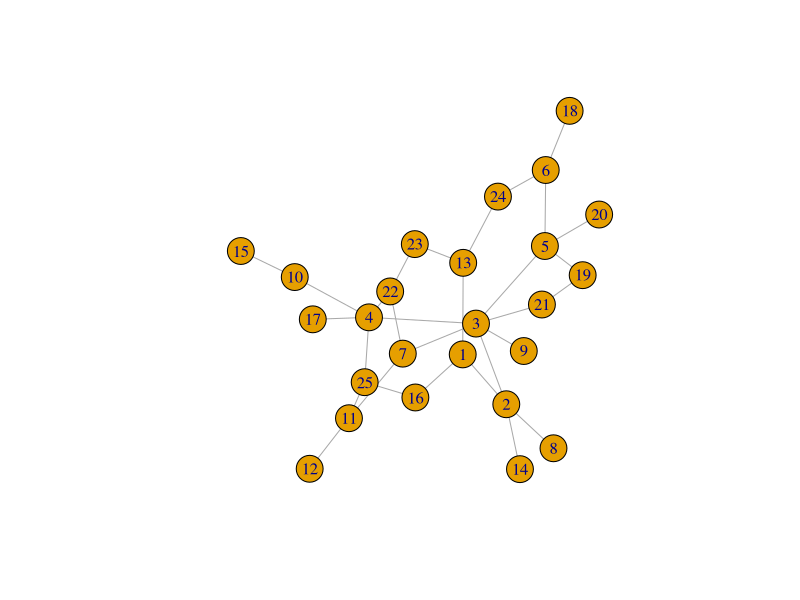
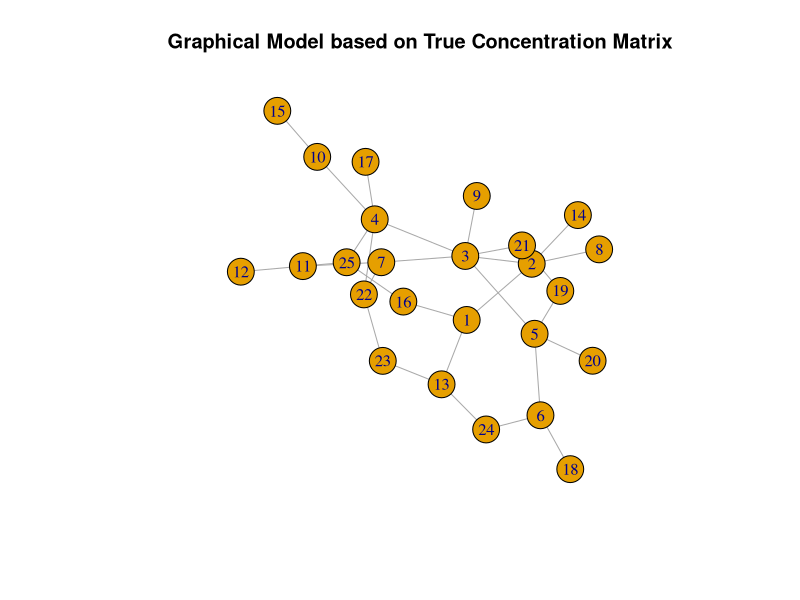

These charts were generated, in order, by the following R code: (Note: this script raises an error after producing the figures.)

library(igraph)
library(MASS)
library(matrixcalc)
set.seed(12345)
p = 25
OMEGA = 0
# Here I generate the graph of scale-free network
# thats created by that barabasi algorithm

c <- rep(1,25)
c[c(21,22,23,24)] <- 2
c[25] <- 3

sf.graph <- barabasi.game(25,power=1,out.seq=c,directed=FALSE)
plot(sf.graph)


# Then I get a proper adjacency matrix out of it
sf.adj <- get.adjacency(sf.graph)
sf.adj <- ifelse(as.matrix(sf.adj)==1,1,0)
diag(sf.adj) <- 1

# Here I put random values in place of '1' in the matrix
m <- sf.adj[sf.adj==1]
sf.adj[sf.adj==1] <- runif(length(m),1,2)

# Here I symmetrize the matrix
sf.adj <- sf.adj + t(sf.adj)
diag(sf.adj) <- 1

# That your OMEGA
OMEGA <- sf.adj

#Here is where you try to make it positive definite
is.positive.definite(OMEGA)

d <- max(eigen(OMEGA)$value)
while(min(eigen(OMEGA)$value) <= 0){
    OMEGA <- OMEGA + diag(d,nrow(OMEGA))
d <- max(eigen(OMEGA)$value)}


#Thats the SIGMA, also checking whether its pos def and symmetric, to be sure
SIGMA <- chol2inv(OMEGA)
SIGMA - t(SIGMA)

Omega1 = cov2cor(OMEGA)

(adjmatrix = (abs(Omega1)>10^(-5)))

#density
(sum(adjmatrix)-p)/(choose(p,2))

#density2
(sum(adjmatrix))/p^2

g1 = graph.adjacency(adjmatrix, mode=c("max"), diag=FALSE)
plot(g1,main="Graphical Model based on True Concentration Matrix")


dim  = 25
mu = rep(0,dim)
n = 130
Y = mvrnorm(n, mu, Sigma1, tol = 1e-6, empirical = FALSE, EISPACK = FALSE)
p = dim
Y = scale(Y, center = TRUE, scale = TRUE)

(frobeniusnorm = 0)
(fp = 0)
(fn = 0)


for(k in 1:20){
(omegahat = diag(p))
(allnodes = seq(1:p))
for(node in 1:p){
    (y = Y[,node])
    (allothernodes = setdiff(allnodes,node))
    (X = Y[,allothernodes])
    (betaold = matrix(0,dim(X)[2],1))
    
    stepsize = 0.0001
    lambda = 6*(k-1)
    iter = 1
    maxIter = 10000
    delta = 10^(-5)
    eps = 1
    while(iter<maxIter && eps>delta){
        (betanew = betaold - stepsize*grad(y,X,betaold,lambda))
        (betanew = softthresh(betanew,stepsize*lambda))
        (eps = norm(betanew - betaold))
        (betaold = betanew)
        (iter = iter + 1)
        ###(stepsize = stepsize/sqrt(iter))  #using diminishing stepsize
        ###(stepsize = stepsize) #using fixed stepsize
    }
    omegahat[node,allothernodes] = betanew
}
(adjmatrixhat = (abs(omegahat)>10^(-5)))
(adjmatrix = (abs(Omega1)>10^(-5)))
(frobeniusnorm[k] = (norm((omegahat-Omega1), type = c("F"))^2)/(norm((Omega1), type = c("F"))^2))
(fp[k] = falsepos(adjmatrix,adjmatrixhat))
(fn[k] = falseneg(adjmatrix,adjmatrixhat))
}


plot(6*(0:19),frobeniusnorm,type="l",col='blue',xlab=expression(lambda),ylab="Frobenius Norm",main="Frobenius Norm of Difference of Estimate to True Value")
plot(6*(0:19),fp,type="l",col='blue',xlab=expression(lambda),ylab="False Positive",main="False Positives")
plot(6*(0:19),fn,type="l",col='blue',xlab=expression(lambda),ylab="False Negative",main="False Negatives")



(omegahat = diag(p))
(allnodes = seq(1:p))
for(node in 1:p){
    (y = Y[,node])
    (allothernodes = setdiff(allnodes,node))
    (X = Y[,allothernodes])
    (betaold = matrix(0,dim(X)[2],1))
    
    stepsize = 0.0001
    lambda = 12
    iter = 1
    maxIter = 100000
    delta = 10^(-5)
    eps = 1
    while(iter<maxIter && eps>delta){
        (betanew = betaold - stepsize*grad(y,X,betaold,lambda))
        (betanew = softthresh(betanew,stepsize*lambda))
        (eps = norm(betanew - betaold))
        (betaold = betanew)
        (iter = iter + 1)
        ###(stepsize = stepsize/sqrt(iter))  #using diminishing stepsize
        ###(stepsize = stepsize) #using fixed stepsize
    }
    omegahat[node,allothernodes] = betanew
}
(adjmatrixhat = (abs(omegahat)>10^(-5)))
(adjmatrix = (abs(Omega1)>10^(-5)))

#density
(sum(adjmatrix)-p)/(choose(p,2))

#density2
(sum(adjmatrix))/p^2

g2 = graph.adjacency(adjmatrixhat, mode=c("max"), diag=FALSE)
plot(g2,main="Graphical Model based on Estimated Concentration Matrix")


                                        #replications
(pdfrobeniusnorm = 0)
(frobeniusnorm = 0)
(fp = 0)
(fn = 0)
for (K in 1:10){
p = 25
# Here I generate the graph of scale-free network
# thats created by that barabasi algorithm
p = 25
OMEGA = 0
# Here I generate the graph of scale-free network
# thats created by that barabasi algorithm

c <- rep(1,25)
c[c(21,22,23,24)] <- 2
c[25] <- 3

# Then I get a proper adjacency matrix out of it
sf.adj <- get.adjacency(sf.graph)
sf.adj <- ifelse(as.matrix(sf.adj)==1,1,0)
diag(sf.adj) <- 1

# Here I put random values in place of '1' in the matrix
m <- sf.adj[sf.adj==1]
sf.adj[sf.adj==1] <- runif(length(m),1,2)

# Here I symmetrize the matrix
sf.adj <- sf.adj + t(sf.adj)
diag(sf.adj) <- 1

# That your OMEGA
OMEGA <- sf.adj

#Here is where you try to make it positive definite
is.positive.definite(OMEGA)

d <- max(eigen(OMEGA)$value)
while(min(eigen(OMEGA)$value) <= 0){
    OMEGA <- OMEGA + diag(d,nrow(OMEGA))
d <- max(eigen(OMEGA)$value)}


#Thats the SIGMA, also checking whether its pos def and symmetric, to be sure
SIGMA <- chol2inv(OMEGA)


Omega1 = cov2cor(Omega1)

dim  = p
mu = rep(0,dim)
n = 130
Y = mvrnorm(n, mu, Sigma1, tol = 1e-6, empirical = FALSE, EISPACK = FALSE)
Y = scale(Y, center = TRUE, scale = TRUE)

(omegahat = diag(p))
(allnodes = seq(1:p))
for(node in 1:p){
    (y = Y[,node])
    (allothernodes = setdiff(allnodes,node))
    (X = Y[,allothernodes])
    (betaold = matrix(0,dim(X)[2],1))
    
    stepsize = 0.0001
    lambda = 21
    iter = 1
    maxIter = 10000
    delta = 10^(-5)
    eps = 1
    while(iter<maxIter && eps>delta){
        (betanew = betaold - stepsize*grad(y,X,betaold,lambda))
        (betanew = softthresh(betanew,stepsize*lambda))
        (eps = norm(betanew - betaold))
        (betaold = betanew)
        (iter = iter + 1)
        ###(stepsize = stepsize/sqrt(iter))  #using diminishing stepsize
        ###(stepsize = stepsize) #using fixed stepsize
    }
    omegahat[node,allothernodes] = betanew
}
(adjmatrixhat = (abs(omegahat)>10^(-5)))
(adjmatrix = (abs(Omega1)>10^(-5)))
pdomegahat = makesymmetric(omegahat)
while(min(eigen(pdomegahat)$value)<0){
    pdomegahat = boostdiagonal(pdomegahat)}
(pdfrobeniusnorm[K] = (norm((pdomegahat-Omega1), type = c("F"))^2)/(norm((Omega1), type = c("F"))^2))
(frobeniusnorm[K] = (norm((omegahat-Omega1), type = c("F"))^2)/(norm((Omega1), type = c("F"))^2))
(fp[K] = falsepos(adjmatrix,adjmatrixhat))
(fn[K] = falseneg(adjmatrix,adjmatrixhat))    
}
(PDFrob = mean(pdfrobeniusnorm))
(Frob = mean(frobeniusnorm))
(FP = mean(fp))
(FN = mean(fn))
